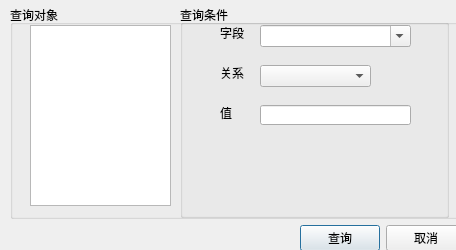
<?xml version="1.0" encoding="UTF-8"?>
<ui version="4.0">
 <class>SearchDlg</class>
 <widget class="QDialog" name="SearchDlg">
  <property name="geometry">
   <rect>
    <x>0</x>
    <y>0</y>
    <width>456</width>
    <height>250</height>
   </rect>
  </property>
  <property name="windowTitle">
   <string>数据库查询</string>
  </property>
  <widget class="QWidget" name="verticalLayoutWidget">
   <property name="geometry">
    <rect>
     <x>0</x>
     <y>0</y>
     <width>471</width>
     <height>261</height>
    </rect>
   </property>
   <layout class="QVBoxLayout" name="verticalLayout" stretch="9,1">
    <property name="leftMargin">
     <number>10</number>
    </property>
    <property name="topMargin">
     <number>5</number>
    </property>
    <property name="rightMargin">
     <number>5</number>
    </property>
    <property name="bottomMargin">
     <number>10</number>
    </property>
    <item>
     <layout class="QHBoxLayout" name="horizontalLayout_2" stretch="4">
      <item>
       <widget class="QGroupBox" name="groupBox">
        <property name="title">
         <string>查询对象</string>
        </property>
        <widget class="QListWidget" name="listWidget">
         <property name="geometry">
          <rect>
           <x>20</x>
           <y>20</y>
           <width>141</width>
           <height>181</height>
          </rect>
         </property>
        </widget>
        <widget class="QGroupBox" name="groupBox_2">
         <property name="geometry">
          <rect>
           <x>170</x>
           <y>0</y>
           <width>269</width>
           <height>213</height>
          </rect>
         </property>
         <property name="title">
          <string>查询条件</string>
         </property>
         <widget class="QComboBox" name="mCmbField">
          <property name="geometry">
           <rect>
            <x>80</x>
            <y>20</y>
            <width>151</width>
            <height>22</height>
           </rect>
          </property>
          <property name="editable">
           <bool>true</bool>
          </property>
         </widget>
         <widget class="QComboBox" name="mCmbCondition">
          <property name="enabled">
           <bool>true</bool>
          </property>
          <property name="geometry">
           <rect>
            <x>80</x>
            <y>60</y>
            <width>111</width>
            <height>22</height>
           </rect>
          </property>
          <property name="editable">
           <bool>false</bool>
          </property>
         </widget>
         <widget class="QLineEdit" name="lineEdit">
          <property name="geometry">
           <rect>
            <x>80</x>
            <y>100</y>
            <width>151</width>
            <height>20</height>
           </rect>
          </property>
         </widget>
         <widget class="QLabel" name="label">
          <property name="geometry">
           <rect>
            <x>40</x>
            <y>20</y>
            <width>31</width>
            <height>16</height>
           </rect>
          </property>
          <property name="text">
           <string>字段</string>
          </property>
         </widget>
         <widget class="QLabel" name="label_2">
          <property name="geometry">
           <rect>
            <x>40</x>
            <y>60</y>
            <width>31</width>
            <height>16</height>
           </rect>
          </property>
          <property name="text">
           <string>关系</string>
          </property>
         </widget>
         <widget class="QLabel" name="label_3">
          <property name="geometry">
           <rect>
            <x>40</x>
            <y>100</y>
            <width>31</width>
            <height>16</height>
           </rect>
          </property>
          <property name="text">
           <string>值</string>
          </property>
         </widget>
        </widget>
       </widget>
      </item>
     </layout>
    </item>
    <item>
     <layout class="QHBoxLayout" name="horizontalLayout" stretch="6,2,2">
      <property name="sizeConstraint">
       <enum>QLayout::SetDefaultConstraint</enum>
      </property>
      <item>
       <spacer name="horizontalSpacer">
        <property name="orientation">
         <enum>Qt::Horizontal</enum>
        </property>
        <property name="sizeHint" stdset="0">
         <size>
          <width>40</width>
          <height>20</height>
         </size>
        </property>
       </spacer>
      </item>
      <item>
       <widget class="QPushButton" name="mBtnOk">
        <property name="sizePolicy">
         <sizepolicy hsizetype="Fixed" vsizetype="Fixed">
          <horstretch>0</horstretch>
          <verstretch>0</verstretch>
         </sizepolicy>
        </property>
        <property name="text">
         <string>查询</string>
        </property>
       </widget>
      </item>
      <item>
       <widget class="QPushButton" name="mBtnCancel">
        <property name="sizePolicy">
         <sizepolicy hsizetype="Fixed" vsizetype="Fixed">
          <horstretch>0</horstretch>
          <verstretch>0</verstretch>
         </sizepolicy>
        </property>
        <property name="text">
         <string>取消</string>
        </property>
       </widget>
      </item>
     </layout>
    </item>
   </layout>
  </widget>
 </widget>
 <layoutdefault spacing="6" margin="11"/>
 <resources/>
 <connections>
  <connection>
   <sender>mBtnCancel</sender>
   <signal>clicked()</signal>
   <receiver>SearchDlg</receiver>
   <slot>reject()</slot>
   <hints>
    <hint type="sourcelabel">
     <x>474</x>
     <y>257</y>
    </hint>
    <hint type="destinationlabel">
     <x>378</x>
     <y>230</y>
    </hint>
   </hints>
  </connection>
 </connections>
</ui>
